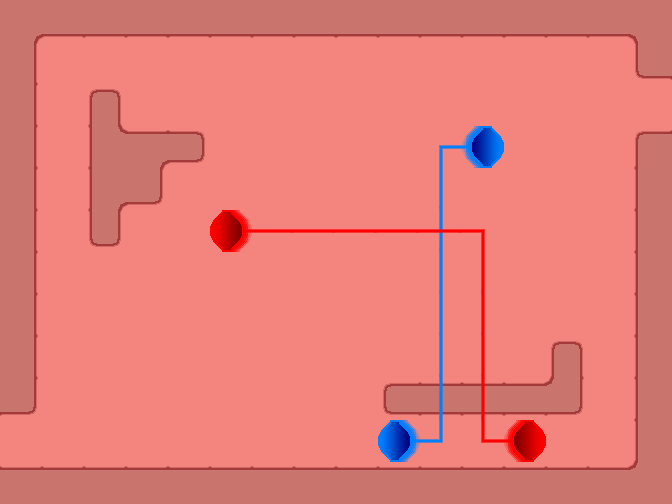

This game map was drawn from its Tiled (.tmx) file and the tilesets committed beside it. A one-line description and the full map source follow:
An orthogonal 16x12 tile map with 42x42 px tiles, 4 tile layers (background, veins, arteries, foreground), 2 tilesets and 26 objects (14x wall, 3x artery, 3x vein, 2x artery_entrance, 2x vein_entrance, ...).

<map version="1.2" tiledversion="1.3.3" orientation="orthogonal" renderorder="right-down" width="16" height="12" tilewidth="42" tileheight="42" infinite="0" nextlayerid="11" nextobjectid="68">
 <tileset firstgid="1" source="body_tiles.tsx" />
 <tileset firstgid="49" source="artery_and_vein.tsx" />
 <layer id="1" name="background" width="16" height="12">
  <data encoding="csv">
38,42,42,42,42,42,42,42,42,42,42,42,42,42,42,2,
30,1,1,1,1,1,1,1,1,1,1,1,1,1,1,9,
30,1,36,1,1,1,1,1,1,1,1,1,1,1,1,1,
30,1,8,20,48,1,1,1,1,1,1,1,1,1,1,21,
30,1,7,45,1,1,1,1,1,1,1,1,1,1,1,6,
30,1,12,1,1,1,1,1,1,1,1,1,1,1,1,6,
30,1,1,1,1,1,1,1,1,1,1,1,1,1,1,6,
30,1,1,1,1,1,1,1,1,1,1,1,1,1,1,6,
30,1,1,1,1,1,1,1,1,1,1,1,1,36,1,6,
45,1,1,1,1,1,1,1,1,24,41,41,41,46,1,6,
1,1,1,1,1,1,1,1,1,1,1,1,1,1,1,6,
18,18,18,18,18,18,18,18,18,18,18,18,18,18,18,14
</data>
 </layer>
 <layer id="8" name="veins" width="16" height="12">
  <data encoding="csv">
0,0,0,0,0,0,0,0,0,0,0,0,0,0,0,0,
0,0,0,0,0,0,0,0,0,0,0,0,0,0,0,0,
0,0,0,0,0,0,0,0,0,0,0,0,0,0,0,0,
0,0,0,0,0,0,0,0,0,0,83,74,0,0,0,0,
0,0,0,0,0,0,0,0,0,0,82,0,0,0,0,0,
0,0,0,0,0,0,0,0,0,0,82,0,0,0,0,0,
0,0,0,0,0,0,0,0,0,0,82,0,0,0,0,0,
0,0,0,0,0,0,0,0,0,0,82,0,0,0,0,0,
0,0,0,0,0,0,0,0,0,0,82,0,0,0,0,0,
0,0,0,0,0,0,0,0,0,0,82,0,0,0,0,0,
0,0,0,0,0,0,0,0,0,54,63,0,0,0,0,0,
0,0,0,0,0,0,0,0,0,0,0,0,0,0,0,0
</data>
 </layer>
 <layer id="7" name="arteries" width="16" height="12">
  <data encoding="csv">
0,0,0,0,0,0,0,0,0,0,0,0,0,0,0,0,
0,0,0,0,0,0,0,0,0,0,0,0,0,0,0,0,
0,0,0,0,0,0,0,0,0,0,0,0,0,0,0,0,
0,0,0,0,0,0,0,0,0,0,0,0,0,0,0,0,
0,0,0,0,0,0,0,0,0,0,0,0,0,0,0,0,
0,0,0,0,0,50,52,52,52,52,52,51,0,0,0,0,
0,0,0,0,0,0,0,0,0,0,0,62,0,0,0,0,
0,0,0,0,0,0,0,0,0,0,0,62,0,0,0,0,
0,0,0,0,0,0,0,0,0,0,0,62,0,0,0,0,
0,0,0,0,0,0,0,0,0,0,0,62,0,0,0,0,
0,0,0,0,0,0,0,0,0,0,0,71,70,0,0,0,
0,0,0,0,0,0,0,0,0,0,0,0,0,0,0,0
</data>
 </layer>
 <layer id="2" name="foreground" width="16" height="12">
  <data encoding="csv">
0,0,0,0,0,0,0,0,0,0,0,0,0,0,0,0,
0,0,0,0,0,0,0,0,0,0,0,0,0,0,0,0,
0,0,0,0,0,0,0,0,0,0,0,0,0,0,0,0,
0,0,0,0,0,0,0,0,0,0,0,75,0,0,0,0,
0,0,0,0,0,0,0,0,0,0,0,0,0,0,0,0,
0,0,0,0,0,49,0,0,0,0,0,0,0,0,0,0,
0,0,0,0,0,0,0,0,0,0,0,0,0,0,0,0,
0,0,0,0,0,0,0,0,0,0,0,0,0,0,0,0,
0,0,0,0,0,0,0,0,0,0,0,0,0,0,0,0,
0,0,0,0,0,0,0,0,0,0,0,0,0,0,0,0,
0,0,0,0,0,0,0,0,0,55,0,0,69,0,0,0,
0,0,0,0,0,0,0,0,0,0,0,0,0,0,0,0
</data>
 </layer>
 <objectgroup id="4" name="obstacles">
  <object id="27" name="start" x="0" y="420" width="42" height="42" />
  <object id="36" name="goal" x="630" y="84" width="42.5" height="42.5" />
  <object id="37" name="wall" x="0" y="462" width="672" height="42" />
  <object id="38" name="wall" x="630" y="126" width="42" height="336" />
  <object id="39" name="wall" x="0" y="0" width="42" height="420" />
  <object id="40" name="wall" x="42" y="0" width="630" height="42" />
  <object id="41" name="wall" x="84" y="84" width="42" height="168" />
  <object id="42" name="wall" x="126" y="126" width="42" height="84" />
  <object id="43" name="wall" x="168" y="126" width="42" height="42" />
  <object id="44" name="wall" x="378" y="378" width="210" height="42" />
  <object id="45" name="wall" x="546" y="336" width="42" height="42" />
  <object id="46" name="wall" x="630" y="42" width="42" height="42" />
  <object id="51" name="artery" x="210" y="210" width="294" height="42" />
  <object id="52" name="artery" x="462" y="252" width="42" height="210" />
  <object id="53" name="artery" x="504" y="420" width="42" height="42" />
  <object id="54" name="vein" x="378" y="420" width="84" height="42" />
  <object id="55" name="vein" x="420" y="126" width="42" height="294" />
  <object id="56" name="vein" x="462" y="126" width="42" height="42" />
  <object id="59" name="artery_entrance" x="168" y="210" width="84" height="42">
   <properties>
    <property name="positive" value="false" />
   </properties>
  </object>
  <object id="60" name="artery_entrance" x="504" y="420" width="84" height="42">
   <properties>
    <property name="positive" value="true" />
   </properties>
  </object>
  <object id="61" name="vein_entrance" x="336" y="420" width="84" height="42">
   <properties>
    <property name="positive" value="false" />
   </properties>
  </object>
  <object id="62" name="vein_entrance" x="462" y="126" width="84" height="42">
   <properties>
    <property name="positive" value="true" />
   </properties>
  </object>
  <object id="64" name="wall" x="210" y="210" width="42" height="42" />
  <object id="65" name="wall" x="378" y="420" width="42" height="42" />
  <object id="66" name="wall" x="504" y="420" width="42" height="42" />
  <object id="67" name="wall" x="462" y="126" width="42" height="42" />
 </objectgroup>
</map>
